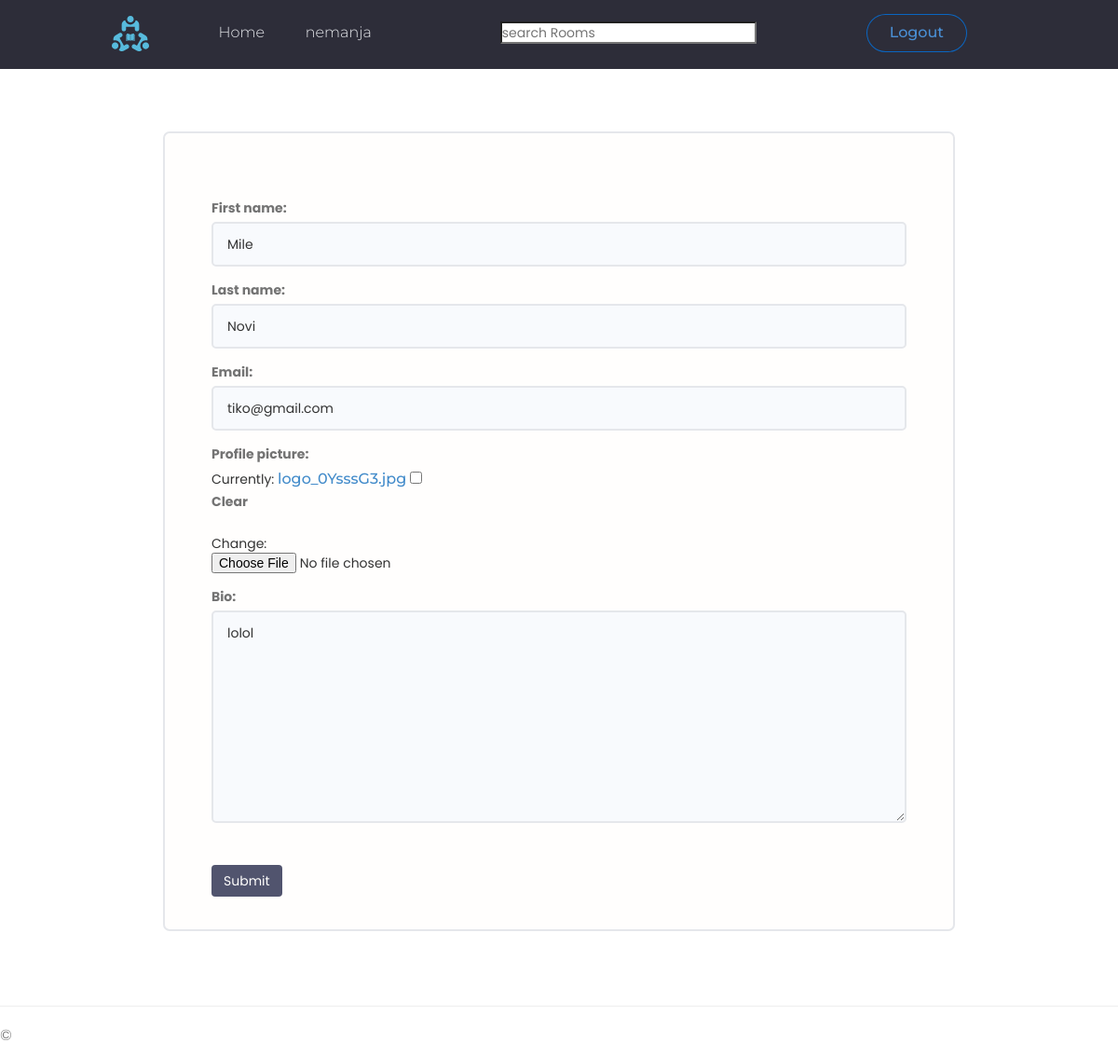
Page /profile/update/5ed3d56e700b44da8b4d092f7fa4eb0e (signed in) on the committed database.
### ProfilePages/models.py (models this page shows, shortened)
class Profile(models.Model):
     user = models.OneToOneField(User,on_delete=models.CASCADE,null=True)
     first_name = models.CharField(max_length=100)
     last_name = models.CharField(max_length=100)
     email = models.EmailField()
     profile_picture= models.ImageField(null=True,blank= True,default="user-default.png")
     bio = models.TextField(max_length=1000,blank=True)
     created = models.DateTimeField(auto_now_add=True,blank=True,null=True)
     id = models.UUIDField(default=uuid.uuid4,unique=True,primary_key=True,editable=False)

### ProfilePages/views.py (the view)
# urls.py: path('profile/update/<str:pk>',views.profile_update, name='profile-update'),
@login_required(login_url = 'login')
def profile_update(request, pk):
        profile = Profile.objects.get(id=pk)
        form = CreateProfileForm(instance=profile)
        if request.method=='POST':
            form=CreateProfileForm(request.POST,request.FILES,instance=profile)
            if form.is_valid():
                profile=form.save(commit= False)
                profile.save()
                return redirect('account')
        context = {'form': form}
        return render(request,'ProfilePages/profile-update.html',context)

### ProfilePages/forms.py
class CreateProfileForm(ModelForm):
    class Meta:
        model=Profile
        fields='__all__'
        exclude = ('user','assignments')
    def __init__(self,*args,**kwargs):
        super(CreateProfileForm, self).__init__(*args,**kwargs)
        for _,field in self.fields.items():
            field.widget.attrs.update({'class': 'input'})

### ProfilePages/templates/ProfilePages/profile-update.html (shortened to what this page needs)
{% extends "MainPages/layout.html" %}
{% block content %}
<main class="formPage my-xl">
   <div class="content-box">
      <div class="formWrapper">
           <br>
           <form method="POST" enctype="multipart/form-data" action="" >
            {% for field in form %}
               <div class="form__field">
                   <label for="formInput#text">{{field.label}}: </label>
                   {{field}}
               </div>
            {% endfor %}
               <input class="btn btn--sub btn--lg  my-md" type="submit" value="Submit" />
           </form>
       </div>
   </div>
</main>
{% endblock %}

### MainPages/templates/MainPages/navbar.html (shortened to what this page needs)
{% load static %}
<head>
    <link rel="stylesheet" href="{% static 'MainPages/styles/navbar-custom.css' %}" />
</head>
<header class="header navBarFlex">
    <div class="containerNew">
        <a href="/" class="header__logo logo">
            <img src= "{% static 'images/logo.svg' %}"  width="30"
            height="25"  alt="DevSearch Logo" />
        </a>
        <nav class="navMidBar">
                <ul class="nav__links">
                    <li class="header__menuItem"><a href= "{% url 'home' %}">Home</a></li>
                    {% if request.user.is_authenticated %}
                    <li class="header__menuItem"><a href="{% url 'account'  %}" >{{ user.username}} </a></li>
                    {% endif  %}
                </ul>
        </nav>
        <div>
            <form method="GET" action="{% url 'home'%}">
                <input type="text" name="q" placeholder="search Rooms "/>
            </form>
        </div>
        <div class="signInSignOutLayout">
            {% if request.user.is_authenticated %}
            <a class="logInOutRegBtn signInBtn" href="{% url 'logout' %}">Logout</a>
            {% else %}
            <li class="header__menuItem logInOutRegBtn"> <a href="{% url 'register' %}">Join now</a></li>
            <a class="logInOutRegBtn signInBtn" href="{% url 'login' %}">Sign in</a>
            {% endif  %}
        </div>
    </div>
</header>

### MainPages/static/MainPages/styles/MainPages.css (style rules this page uses)
:root { --color-sub: #2d2d39; }
.btn--sub { background-color: var(--color-sub-light); }
img { width: 100%; }
.content-box { width: 95%; max-width: 85rem; margin: 0 auto; }
.header { position: fixed; top: 0; width: 100%; z-index: 111; background-color: var(--color-sub); padding: 1.5rem 0; }
.header__logo > img { height: 3.8rem; }
.header__menuItem > a { color: var(--color-light); font-weight: 300; }
.formPage .formWrapper { list-style: none; background: var(--color-white); padding: 3.5rem 5rem; border: 2px solid var(--color-light); border-radius: 0.7rem; }

### MainPages/static/MainPages/styles/navbar-custom.css (style rules this page uses)
* { box-sizing: border-box; margin: 0; padding: 0; }
li, a, button { font-family: "Montserrat", sans-serif; font-weight: 500; font-size: 16px; text-decoration: none; }
.navBarFlex { padding-left: 30px 0; }
.header { padding-left: 10%; padding-right: 10%; position: fixed; z-index: 111; background-color: var(--color-sub); padding-top: 1.5rem; padding-bottom: 1.5rem; padding-right: 0; }
.header > .containerNew { display: flex; justify-content: flex-start; padding: 0 0; margin: 0 0 0 0; align-items: baseline; }
.logo { cursor: pointer; margin-right: 5%; }
.nav__links li { display: inline-block; padding: 0px 20px; }
.nav__links li a { transition: all 0.3s ease 0s; }
.logInOutRegBtn { padding: 9px 25px; background-color: var(--color-main-dark); border-radius: 50px; border-color: rgb(10, 102, 194); cursor: pointer; transition: all 0.3s ease 0s; }
.signInBtn { text-decoration: solid; text-decoration-color: rgb(10, 102, 194); box-shadow: rgb(10, 102, 194) 0px 0px 0px 1px inset; color: rgb(74, 144, 214); font-size: 16px; }
.signInSignOutLayout { display: flex; margin-left: auto; margin-right: 15%; }
.navMidBar { margin-right: auto; }

### MainPages/static/uikit/styles/modules/_variables.css (style rules this page uses)
:root { --color-main: #5aa5b9; --color-main-light: #e6faff; --color-sub: #3f4156; --color-sub-light: #51546e; --color-sub-lighter: #ededfd; --color-text: #737373; --color-gray: #8b8b8b; --color-light: #e5e7eb; --color-light-gray: #767676; --color-bg: #f8fafd; --color-white: #fffefd; --color-white-light: #f3f3f3; --color-success: #359e64; --color-success-bg: #def8e8; --color-error: #fc4b0b; --color-error-bg: #fff2ee; --font-base: 'Poppins', arial, helvetica, 'Segoe UI', roboto, ubuntu, sans-serif; --font-monospace: 'Fira Code', 'Courier New', courier, monospace; --font-regular: 300; --font-medium: 500; --font-bold: 700; --generic-shadow: 1px 1px 5px #00000010; --generic-transition: all 0.3s ease-in-out; }

### MainPages/static/uikit/styles/modules/_base.css (style rules this page uses)
* { margin: 0; padding: 0; box-sizing: border-box; text-rendering: optimizeLegibility; color: inherit; font-size: inherit; }
html { font-size: 50%; }
@media only screen and (min-width: 480px) { html { font-size: 56.25%; } }
@media only screen and (min-width: 1200px) { html { font-size: 62.5%; } }
body { line-height: 1.6; font-weight: 400; font-size: 1.5rem; color: var(--color-text); background-color: var(--color-bg); min-height: 100vh; }

### MainPages/static/uikit/styles/modules/_typography.css (style rules this page uses)
* { font-family: var(--font-base); }
a { padding-bottom: 2px; text-decoration: none; display: inline-block; color: var(--color-main); font-weight: var(--font-medium); }

### MainPages/static/uikit/styles/modules/_utilities.css (style rules this page uses)
.my-md { margin: 3rem auto; }
.my-xl { margin: 8rem auto; }

### MainPages/static/uikit/styles/modules/_button.css (style rules this page uses)
.btn { display: inline-block; position: relative; cursor: pointer; background-color: var(--color-light); font-weight: var(--font-medium); color: var(--color-sub); text-decoration: none; padding: 1rem 2rem; border-radius: 0.5rem; border: none; width: -webkit-fit-content; width: -moz-fit-content; width: fit-content; height: -webkit-fit-content; height: -moz-fit-content; height: fit-content; font-size: 1.6rem; outline-width: 0; outline-color: transparent; -webkit-backface-visibility: hidden; backface-visibility: hidden; transition: all 0.3s ease-in-out; }
.btn--sub { background-color: var(--color-sub); color: var(--color-white); }
.btn--lg { font-size: 1.8rem; padding: 1.2rem 4.5rem; }

### MainPages/static/uikit/styles/modules/_form.css (style rules this page uses)
.form__field { margin-top: 1.5rem; margin-bottom: 1.5rem; }
.form__label, .form__field > label { display: block; margin-bottom: 0.5rem; color: var(--color-text); }
input.input[type='text'], input.input[type='email'], input.input[type='password'], input.input[type='number'], select.input, textarea.input { min-width: 24rem; width: 100%; padding: 1.2rem 1.5rem; border-radius: 0.5rem; border: 2px solid var(--color-light); transition: all 0.3s ease-in-out; background-color: var(--color-bg); }

### rows in the picture
Profile: form "Mile" "Novi" "tiko@gmail.com" "lolol"

### other values in the picture
{{ user.username }} "nemanja"
{{ field.label }} "First name" "Last name" "Email" "Profile picture" "Bio"
